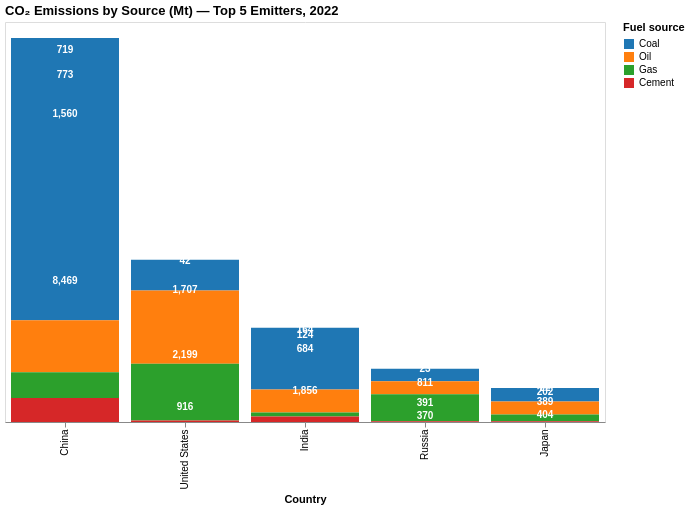

Notebook code cell kept with this figure:
### Markdown cell above
### Task 1.4: Compositional Analysis

For the top 5 countries in 2022, visualize emissions breakdown by source:
- Coal (`coal_co2`)
- Oil (`oil_co2`)
- Gas (`gas_co2`)  
- Cement (`cement_co2`)

Use a stacked bar chart or equivalent compositional visualization.

**Data reshaping challenge:** This requires pivoting from wide format (separate columns per source) to long format (source as variable). The coding agent should handle this transformation autonomously.

### Code cell
# Task 1.4 - Emissions breakdown by source for top 5 emitters (2022)
import pandas as pd
import altair as alt

# --- Self-contained data load: only re-reads the CSV if df is missing ---
URL = "https://github.com/owid/co2-data/raw/master/owid-co2-data.csv"
if "df" not in globals():
    df = pd.read_csv(URL)

source_cols = ["coal_co2", "oil_co2", "gas_co2", "cement_co2"]

# --- Recompute top 5 emitters (2022) from df: no dependence on Task 1.2 ---
top5_names = (
    df[(df["year"] == 2022) & (df["iso_code"].notna())]
    .dropna(subset=["co2"])
    .sort_values("co2", ascending=False)
    .head(5)["country"]
    .tolist()
)
print("Top 5:", top5_names)

# --- 1. Slice the wide table: top 5 countries, 2022, only the source columns ---
wide = (
    df[(df["country"].isin(top5_names)) & (df["year"] == 2022)]
    [["country"] + source_cols]
    .reset_index(drop=True)
)

# --- 2. Pivot wide -> long: four columns become (source, value) pairs ---
long = wide.melt(
    id_vars="country",
    value_vars=source_cols,
    var_name="source",
    value_name="co2_mt",
).dropna(subset=["co2_mt"])

# --- 3. Nice labels + fixed stacking order (bottom -> top) ---
source_labels = {
    "coal_co2": "Coal",
    "oil_co2": "Oil",
    "gas_co2": "Gas",
    "cement_co2": "Cement",
}
long["source"] = long["source"].map(source_labels)

order = ["Coal", "Oil", "Gas", "Cement"]  # stacking order, matches Altair's color domain
long["source"] = pd.Categorical(long["source"], categories=order, ordered=True)
long = long.sort_values(["country", "source"]).reset_index(drop=True)

# --- 4. Compute segment midpoints for centered data labels ---
long["cum_sum"] = long.groupby("country")["co2_mt"].cumsum()
long["mid_y"] = long["cum_sum"] - long["co2_mt"] / 2

# --- 5. Stacked bar chart with legend ---
bars = (
    alt.Chart(long)
    .mark_bar()
    .encode(
        x=alt.X("country:N", title="Country", sort=top5_names),
        y=alt.Y("co2_mt:Q", title="CO₂ emissions (million tonnes)"),
        color=alt.Color(
            "source:N",
            title="Fuel source",
            legend=alt.Legend(title="Fuel source"),
            scale=alt.Scale(scheme="category10", domain=order),
        ),
        tooltip=[
            "country:N",
            "source:N",
            alt.Tooltip("co2_mt:Q", title="CO₂ (Mt)", format=",.0f"),
        ],
    )
)

# --- 6. Data labels, white bold, centered in each segment ---
labels = (
    alt.Chart(long)
    .mark_text(fontSize=10, fontWeight="bold", color="white",
               baseline="middle", align="center")
    .encode(
        x=alt.X("country:N", sort=top5_names),
        y=alt.Y("mid_y:Q", axis=None),
        text=alt.Text("co2_mt:Q", format=",.0f"),
    )
)

chart = (
    (bars + labels)
    .properties(
        title=alt.Title(
            "CO₂ Emissions by Source (Mt) — Top 5 Emitters, 2022",
            anchor="start",
        ),
        width=600,
        height=400,
    )
)

chart

### Figure 1 — Vega-Lite specification as saved in the notebook (floating-point values rounded to 4 significant figures)
{"config": {"view": {"continuousWidth": 300, "continuousHeight": 300}}, "layer": [{"mark": {"type": "bar"}, "encoding": {"color": {"field": "source", "legend": {"title": "Fuel source"}, "scale": {"domain": ["Coal", "Oil", "Gas", "Cement"], "scheme": "category10"}, "title": "Fuel source", "type": "nominal"}, "tooltip": [{"field": "country", "type": "nominal"}, {"field": "source", "type": "nominal"}, {"field": "co2_mt", "format": ",.0f", "title": "CO₂ (Mt)", "type": "quantitative"}], "x": {"field": "country", "sort": ["China", "United States", "India", "Russia", "Japan"], "title": "Country", "type": "nominal"}, "y": {"field": "co2_mt", "title": "CO₂ emissions (million tonnes)", "type": "quantitative"}}}, {"mark": {"type": "text", "align": "center", "baseline": "middle", "color": "white", "fontSize": 10, "fontWeight": "bold"}, "encoding": {"text": {"field": "co2_mt", "format": ",.0f", "type": "quantitative"}, "x": {"field": "country", "sort": ["China", "United States", "India", "Russia", "Japan"], "type": "nominal"}, "y": {"axis": null, "field": "mid_y", "type": "quantitative"}}}], "data": {"name": "data-84676f7eeb3486255218caa15cff33e9"}, "height": 400, "title": {"text": "CO₂ Emissions by Source (Mt) — Top 5 Emitters, 2022", "anchor": "start"}, "width": 600, "$schema": "https://vega.github.io/schema/vega-lite/v6.4.1.json", "datasets": {"data-84676f7eeb3486255218caa15cff33e9": [{"country": "China", "source": "Coal", "co2_mt": 8469.0, "cum_sum": 8469.0, "mid_y": 4234.0}, {"country": "China", "source": "Oil", "co2_mt": 1560.0, "cum_sum": 10030.0, "mid_y": 9249.0}, {"country": "China", "source": "Gas", "co2_mt": 773.2, "cum_sum": 10800.0, "mid_y": 10420.0}, {"country": "China", "source": "Cement", "co2_mt": 718.8, "cum_sum": 11520.0, "mid_y": 11160.0}, {"country": "India", "source": "Coal", "co2_mt": 1856.0, "cum_sum": 1856.0, "mid_y": 927.9}, {"country": "India", "source": "Oil", "co2_mt": 684.0, "cum_sum": 2540.0, "mid_y": 2198.0}, {"country": "India", "source": "Gas", "co2_mt": 124.0, "cum_sum": 2664.0, "mid_y": 2602.0}, {"country": "India", "source": "Cement", "co2_mt": 164.3, "cum_sum": 2828.0, "mid_y": 2746.0}, {"country": "Japan", "source": "Coal", "co2_mt": 403.6, "cum_sum": 403.6, "mid_y": 201.8}, {"country": "Japan", "source": "Oil", "co2_mt": 388.9, "cum_sum": 792.5, "mid_y": 598.1}, {"country": "Japan", "source": "Gas", "co2_mt": 202.0, "cum_sum": 994.6, "mid_y": 893.6}, {"country": "Japan", "source": "Cement", "co2_mt": 22.48, "cum_sum": 1017.0, "mid_y": 1006.0}, {"country": "Russia", "source": "Coal", "co2_mt": 369.7, "cum_sum": 369.7, "mid_y": 184.8}, {"country": "Russia", "source": "Oil", "co2_mt": 391.4, "cum_sum": 761.1, "mid_y": 565.4}, {"country": "Russia", "source": "Gas", "co2_mt": 811.1, "cum_sum": 1572.0, "mid_y": 1167.0}, {"country": "Russia", "source": "Cement", "co2_mt": 22.6, "cum_sum": 1595.0, "mid_y": 1583.0}, {"country": "United States", "source": "Coal", "co2_mt": 916.3, "cum_sum": 916.3, "mid_y": 458.2}, {"country": "United States", "source": "Oil", "co2_mt": 2199.0, "cum_sum": 3115.0, "mid_y": 2016.0}, {"country": "United States", "source": "Gas", "co2_mt": 1707.0, "cum_sum": 4823.0, "mid_y": 3969.0}, {"country": "United States", "source": "Cement", "co2_mt": 41.88, "cum_sum": 4865.0, "mid_y": 4844.0}]}}
